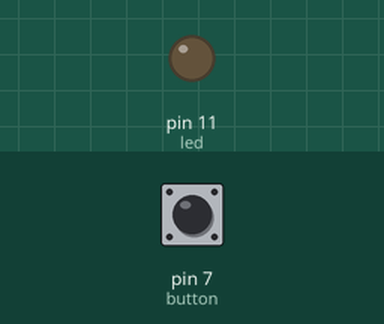
This sketch was run on a simulated Arduino Uno, built with avr-gcc and run on an emulated ATmega328P. Shown: output pins drawn as LEDs (lit = HIGH). Inputs (shaded band) come from the test bench; at power-on: pin 7 (button) LOW. What the sketch prints to the serial monitor is not drawn.

Above: at 1.2 s.
1.3 s: pin 7 (button) pulled HIGH for 0.15 s
At 2.3 s:
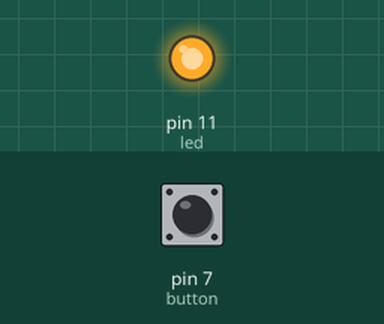
Timing chart, 0 to 4.3 s (numbered marks = the images above; inputs shaded):
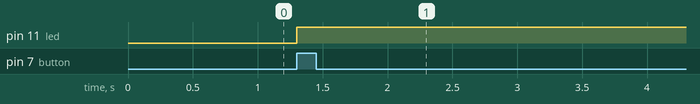

The sketch:

boolean.ino
```cpp
int button = 7;
int led = 11;
boolean buttonState = false;
boolean previousState = false;
int counter = 0;
void setup() {
  Serial.begin(9600);
  pinMode(button, INPUT);
  pinMode(led, OUTPUT);
}
void loop() {
  buttonState = digitalRead(button);
  if (buttonState) {
    if (!previousState) {
      counter = counter + 1;
      previousState = true;
    }
  } else {
    previousState = false;
  }
  if (counter == 0) {
    digitalWrite(led, LOW);
  }
  if (counter == 1) {
    digitalWrite(led, HIGH);
  }
  counter = counter % 5; // modulo

  Serial.println(counter);
  delay(1);

}
```

Measured:
- after the input at 1.3 s, pin 11 (led): LOW → HIGH at once
